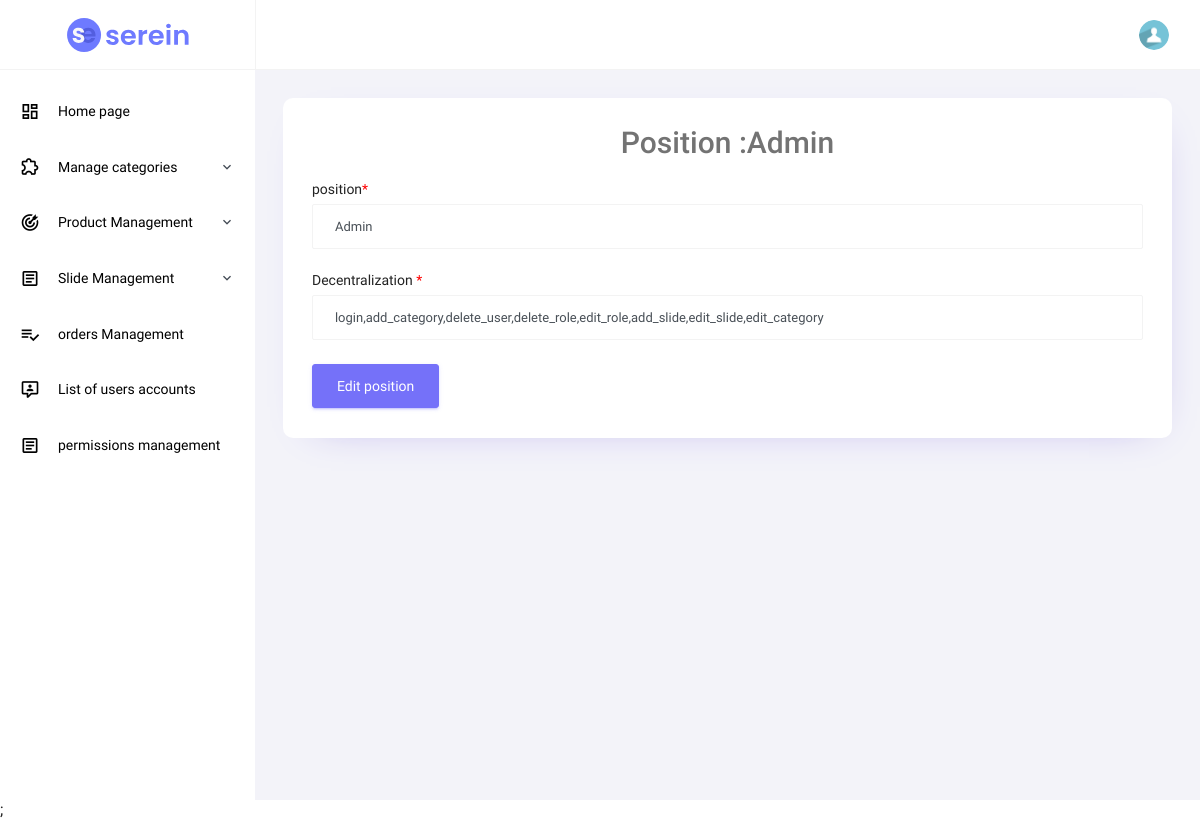
/furniture/admin/edit_role.php?rid=1, run on the app's committed database.
### tables this page shows
CREATE TABLE `roles` (
  `role_id` int(11) NOT NULL,
  `role` varchar(250) NOT NULL,
  `permission` text NOT NULL
);

### furniture/includes/functions.php (called while the page is built, shortened)
<?php
function validate_id($id){
    if (isset($id)&& filter_var($id,FILTER_VALIDATE_INT,array('min_array' => 1))) {
        $val_id = $id;
        return $val_id;
    }else{
        return NULL;
    }
}
?>

### furniture/admin/edit_role.php (the view, shortened to what this page needs)
<?php
include ('../includes/mysqli_connect.php');
include ('../includes/functions.php');
include "admin_header.php";
include "admin_navbar.php";
include "admin_partial.php";
include "admin_sidebar.php";
$rid = validate_id($_GET['rid']);
$q = "SELECT * FROM roles WHERE role_id ={$rid}";
$r = mysqli_query($dbc, $q);
if (mysqli_num_rows($r) == 1) {
    $role = mysqli_fetch_array($r,MYSQLI_ASSOC);
} else {
    $msg = "Error!This position no longer exists";
    $suc = 0;
}
?>
<div class="main-panel">
    <div class="content-wrapper">
        <div class="row grid-margin">
            <div class="col-12 grid-margin stretch-card">
                <div class="card">
                    <div class="card-body">
                        <h4 class="card-title" style="text-align: center;font-size: 30px;">Position :<?php if(isset($role['role'])) echo $role['role'];?></h4>
                        <form class="forms-sample" action="action/action_edit_role.php?rid=<?php echo $rid;?>" method="post" >
                            <div class="form-group">
                                <label for="exampleInputName1">position<span style="color: red">*</span></label>
                                <input type="text" value="<?php if(isset($role['role'])) echo $role['role'];?>"
                                       name="role" class="form-control" id="exampleInputName1" placeholder="Điền tên chức vụ ..." />
                            </div>
                            <div class="form-group">
                                <label for="exampleInputEmail3">Decentralization <span style="color: red">*</span></label>
                                <input type="text" value="<?php if(isset($role['permission'])) echo $role['permission'];?>"
                                       name="permission" class="form-control" id="exampleInputEmail3" placeholder="Fill in the permissions for example : add_category..." />
                            </div>
                            <button type="submit" name="submit" class="btn btn-primary mr-2">Edit position</button>
                        </form>
                    </div>
                </div>
            </div>
        </div>
    </div>
</div>
<?php include "admin_end.php" ?>;

### data on the page
roles: role "Admin", permission "login,add_category,delete_user,delete_role,edit_role,add_slide,edit_slide,edit_category"
